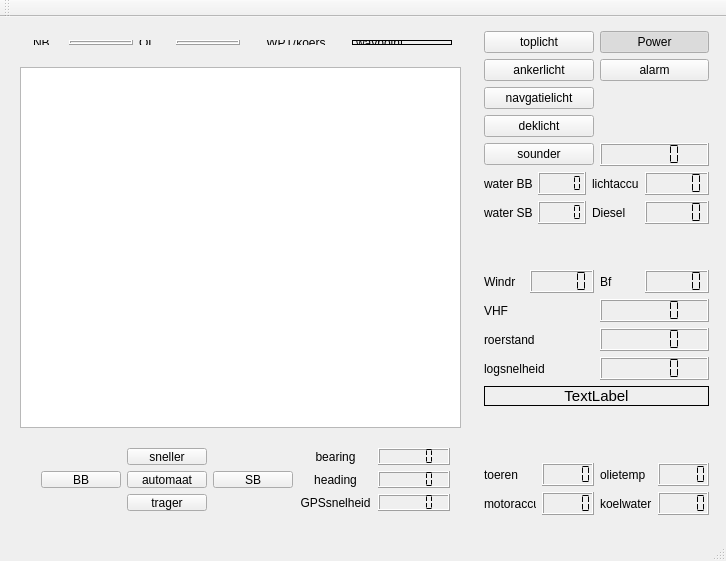
<?xml version="1.0" encoding="UTF-8"?>
<ui version="4.0">
 <class>MainWindow</class>
 <widget class="QMainWindow" name="MainWindow">
  <property name="geometry">
   <rect>
    <x>0</x>
    <y>0</y>
    <width>726</width>
    <height>561</height>
   </rect>
  </property>
  <property name="windowTitle">
   <string>MainWindow</string>
  </property>
  <widget class="QWidget" name="centralWidget">
   <widget class="QWidget" name="layoutWidget">
    <property name="geometry">
     <rect>
      <x>30</x>
      <y>420</y>
      <width>431</width>
      <height>85</height>
     </rect>
    </property>
    <layout class="QGridLayout" name="gridLayout_19">
     <item row="0" column="0">
      <layout class="QGridLayout" name="gridLayout_14">
       <item row="0" column="1">
        <widget class="QPushButton" name="btn_sneller">
         <property name="text">
          <string>sneller</string>
         </property>
        </widget>
       </item>
       <item row="1" column="0">
        <widget class="QPushButton" name="btn_BB">
         <property name="text">
          <string>BB</string>
         </property>
        </widget>
       </item>
       <item row="1" column="1">
        <widget class="QPushButton" name="btn_automaat">
         <property name="text">
          <string>automaat</string>
         </property>
         <property name="checkable">
          <bool>true</bool>
         </property>
        </widget>
       </item>
       <item row="1" column="2">
        <widget class="QPushButton" name="btn_SB">
         <property name="text">
          <string>SB</string>
         </property>
        </widget>
       </item>
       <item row="2" column="1">
        <widget class="QPushButton" name="btn_trager">
         <property name="text">
          <string>trager</string>
         </property>
        </widget>
       </item>
      </layout>
     </item>
     <item row="0" column="1">
      <layout class="QGridLayout" name="gridLayout_13">
       <item row="0" column="0">
        <widget class="QLabel" name="label_16">
         <property name="text">
          <string>bearing</string>
         </property>
         <property name="alignment">
          <set>Qt::AlignCenter</set>
         </property>
        </widget>
       </item>
       <item row="0" column="1">
        <widget class="QLCDNumber" name="lcd_bearing">
         <property name="segmentStyle">
          <enum>QLCDNumber::Flat</enum>
         </property>
        </widget>
       </item>
       <item row="1" column="0">
        <widget class="QLabel" name="label_13">
         <property name="text">
          <string>heading</string>
         </property>
         <property name="alignment">
          <set>Qt::AlignCenter</set>
         </property>
        </widget>
       </item>
       <item row="1" column="1">
        <widget class="QLCDNumber" name="lcd_heading">
         <property name="segmentStyle">
          <enum>QLCDNumber::Flat</enum>
         </property>
        </widget>
       </item>
       <item row="2" column="0">
        <widget class="QLabel" name="label_18">
         <property name="text">
          <string>GPSsnelheid</string>
         </property>
         <property name="alignment">
          <set>Qt::AlignCenter</set>
         </property>
        </widget>
       </item>
       <item row="2" column="1">
        <widget class="QLCDNumber" name="lcd_GPSsnelheid">
         <property name="segmentStyle">
          <enum>QLCDNumber::Flat</enum>
         </property>
        </widget>
       </item>
      </layout>
     </item>
    </layout>
   </widget>
   <widget class="QWidget" name="layoutWidget">
    <property name="geometry">
     <rect>
      <x>473</x>
      <y>3</y>
      <width>247</width>
      <height>506</height>
     </rect>
    </property>
    <layout class="QGridLayout" name="gridLayout_12">
     <item row="0" column="0">
      <layout class="QGridLayout" name="gridLayout_4">
       <item row="0" column="0">
        <layout class="QGridLayout" name="gridLayout">
         <item row="4" column="0">
          <widget class="QPushButton" name="btn_sounder">
           <property name="text">
            <string>sounder</string>
           </property>
           <property name="checkable">
            <bool>true</bool>
           </property>
           <property name="checked">
            <bool>false</bool>
           </property>
          </widget>
         </item>
         <item row="1" column="0">
          <widget class="QPushButton" name="btn_ankerlicht">
           <property name="text">
            <string>ankerlicht</string>
           </property>
           <property name="checkable">
            <bool>true</bool>
           </property>
          </widget>
         </item>
         <item row="2" column="0">
          <widget class="QPushButton" name="btn_navigatielicht">
           <property name="text">
            <string>navgatielicht</string>
           </property>
           <property name="checkable">
            <bool>true</bool>
           </property>
          </widget>
         </item>
         <item row="3" column="0">
          <widget class="QPushButton" name="btn_deklicht">
           <property name="text">
            <string>deklicht</string>
           </property>
           <property name="checkable">
            <bool>true</bool>
           </property>
          </widget>
         </item>
         <item row="1" column="1">
          <widget class="QPushButton" name="btn_alarm">
           <property name="text">
            <string>alarm</string>
           </property>
          </widget>
         </item>
         <item row="4" column="1">
          <widget class="QLCDNumber" name="lcdNumber">
           <property name="segmentStyle">
            <enum>QLCDNumber::Flat</enum>
           </property>
          </widget>
         </item>
         <item row="0" column="1">
          <widget class="QPushButton" name="btn_aan_uit">
           <property name="text">
            <string>Power</string>
           </property>
           <property name="checkable">
            <bool>true</bool>
           </property>
           <property name="checked">
            <bool>true</bool>
           </property>
          </widget>
         </item>
         <item row="0" column="0">
          <widget class="QPushButton" name="btn_toplicht">
           <property name="focusPolicy">
            <enum>Qt::StrongFocus</enum>
           </property>
           <property name="text">
            <string>toplicht</string>
           </property>
           <property name="checkable">
            <bool>true</bool>
           </property>
          </widget>
         </item>
        </layout>
       </item>
       <item row="1" column="0">
        <layout class="QGridLayout" name="gridLayout_3">
         <item row="0" column="0" rowspan="2">
          <layout class="QGridLayout" name="gridLayout_2">
           <item row="0" column="0">
            <widget class="QLabel" name="label">
             <property name="text">
              <string>water BB</string>
             </property>
            </widget>
           </item>
           <item row="0" column="1">
            <widget class="QLCDNumber" name="lcd_waterBB">
             <property name="font">
              <font>
               <pointsize>8</pointsize>
               <weight>50</weight>
               <bold>false</bold>
              </font>
             </property>
             <property name="segmentStyle">
              <enum>QLCDNumber::Flat</enum>
             </property>
            </widget>
           </item>
           <item row="1" column="0">
            <widget class="QLabel" name="label_2">
             <property name="text">
              <string>water SB</string>
             </property>
            </widget>
           </item>
           <item row="1" column="1">
            <widget class="QLCDNumber" name="lcd_waterSB">
             <property name="segmentStyle">
              <enum>QLCDNumber::Flat</enum>
             </property>
            </widget>
           </item>
          </layout>
         </item>
         <item row="1" column="1">
          <widget class="QLabel" name="label_4">
           <property name="text">
            <string>Diesel</string>
           </property>
          </widget>
         </item>
         <item row="1" column="2" colspan="2">
          <widget class="QLCDNumber" name="lcd_diesel">
           <property name="segmentStyle">
            <enum>QLCDNumber::Flat</enum>
           </property>
          </widget>
         </item>
         <item row="0" column="1">
          <widget class="QLabel" name="label_3">
           <property name="text">
            <string>lichtaccu</string>
           </property>
          </widget>
         </item>
         <item row="0" column="2" colspan="2">
          <widget class="QLCDNumber" name="lcd_lichtaccu">
           <property name="smallDecimalPoint">
            <bool>false</bool>
           </property>
           <property name="segmentStyle">
            <enum>QLCDNumber::Flat</enum>
           </property>
          </widget>
         </item>
        </layout>
       </item>
      </layout>
     </item>
     <item row="1" column="0">
      <layout class="QGridLayout" name="gridLayout_9">
       <item row="0" column="0">
        <spacer name="verticalSpacer">
         <property name="orientation">
          <enum>Qt::Vertical</enum>
         </property>
         <property name="sizeHint" stdset="0">
          <size>
           <width>20</width>
           <height>40</height>
          </size>
         </property>
        </spacer>
       </item>
       <item row="1" column="0">
        <layout class="QGridLayout" name="gridLayout_7">
         <item row="0" column="0">
          <layout class="QGridLayout" name="gridLayout_5">
           <item row="0" column="0">
            <widget class="QLabel" name="label_5">
             <property name="text">
              <string>Windr</string>
             </property>
            </widget>
           </item>
           <item row="0" column="1">
            <widget class="QLCDNumber" name="lcd_windrichting">
             <property name="font">
              <font>
               <weight>75</weight>
               <bold>true</bold>
              </font>
             </property>
             <property name="digitCount">
              <number>5</number>
             </property>
             <property name="segmentStyle">
              <enum>QLCDNumber::Flat</enum>
             </property>
            </widget>
           </item>
          </layout>
         </item>
         <item row="0" column="1">
          <layout class="QGridLayout" name="gridLayout_6">
           <item row="0" column="0">
            <widget class="QLabel" name="label_6">
             <property name="text">
              <string>Bf</string>
             </property>
            </widget>
           </item>
           <item row="0" column="1">
            <widget class="QLCDNumber" name="lcd_windsterkte">
             <property name="segmentStyle">
              <enum>QLCDNumber::Flat</enum>
             </property>
            </widget>
           </item>
          </layout>
         </item>
        </layout>
       </item>
       <item row="2" column="0">
        <layout class="QGridLayout" name="gridLayout_8">
         <item row="2" column="0">
          <widget class="QLabel" name="label_9">
           <property name="text">
            <string>logsnelheid</string>
           </property>
          </widget>
         </item>
         <item row="2" column="1">
          <widget class="QLCDNumber" name="lcd_logsnelheid">
           <property name="segmentStyle">
            <enum>QLCDNumber::Flat</enum>
           </property>
          </widget>
         </item>
         <item row="1" column="1">
          <widget class="QLCDNumber" name="lcd_roerstand">
           <property name="segmentStyle">
            <enum>QLCDNumber::Flat</enum>
           </property>
          </widget>
         </item>
         <item row="0" column="1">
          <widget class="QLCDNumber" name="lcd_VHF">
           <property name="segmentStyle">
            <enum>QLCDNumber::Flat</enum>
           </property>
          </widget>
         </item>
         <item row="1" column="0">
          <widget class="QLabel" name="label_8">
           <property name="text">
            <string>roerstand</string>
           </property>
          </widget>
         </item>
         <item row="0" column="0">
          <widget class="QLabel" name="label_7">
           <property name="text">
            <string>VHF</string>
           </property>
          </widget>
         </item>
        </layout>
       </item>
      </layout>
     </item>
     <item row="3" column="0">
      <spacer name="verticalSpacer_2">
       <property name="orientation">
        <enum>Qt::Vertical</enum>
       </property>
       <property name="sizeHint" stdset="0">
        <size>
         <width>20</width>
         <height>40</height>
        </size>
       </property>
      </spacer>
     </item>
     <item row="4" column="0">
      <layout class="QGridLayout" name="gridLayout_11">
       <item row="0" column="2">
        <widget class="QLabel" name="label_11">
         <property name="text">
          <string>olietemp</string>
         </property>
        </widget>
       </item>
       <item row="0" column="0">
        <widget class="QLabel" name="label_14">
         <property name="text">
          <string>toeren</string>
         </property>
        </widget>
       </item>
       <item row="0" column="1">
        <widget class="QLCDNumber" name="lcd_toeren">
         <property name="segmentStyle">
          <enum>QLCDNumber::Flat</enum>
         </property>
        </widget>
       </item>
       <item row="1" column="2">
        <widget class="QLabel" name="label_12">
         <property name="text">
          <string>koelwater</string>
         </property>
        </widget>
       </item>
       <item row="1" column="1">
        <widget class="QLCDNumber" name="lcd_motoraccu">
         <property name="segmentStyle">
          <enum>QLCDNumber::Flat</enum>
         </property>
        </widget>
       </item>
       <item row="0" column="3">
        <widget class="QLCDNumber" name="lcd_olietemperatuur">
         <property name="segmentStyle">
          <enum>QLCDNumber::Flat</enum>
         </property>
        </widget>
       </item>
       <item row="1" column="0">
        <widget class="QLabel" name="label_15">
         <property name="text">
          <string>motoraccu</string>
         </property>
        </widget>
       </item>
       <item row="1" column="3">
        <widget class="QLCDNumber" name="lcd_koelwater">
         <property name="segmentStyle">
          <enum>QLCDNumber::Flat</enum>
         </property>
        </widget>
       </item>
      </layout>
     </item>
     <item row="2" column="0">
      <widget class="QLabel" name="klok">
       <property name="font">
        <font>
         <pointsize>11</pointsize>
         <weight>50</weight>
         <italic>false</italic>
         <bold>false</bold>
        </font>
       </property>
       <property name="frameShape">
        <enum>QFrame::Box</enum>
       </property>
       <property name="text">
        <string>TextLabel</string>
       </property>
       <property name="alignment">
        <set>Qt::AlignCenter</set>
       </property>
      </widget>
     </item>
    </layout>
   </widget>
   <widget class="QWidget" name="layoutWidget">
    <property name="geometry">
     <rect>
      <x>22</x>
      <y>12</y>
      <width>441</width>
      <height>27</height>
     </rect>
    </property>
    <layout class="QGridLayout" name="gridLayout_10">
     <item row="0" column="0">
      <layout class="QGridLayout" name="gridLayout_15">
       <item row="0" column="0">
        <widget class="QLabel" name="label_20">
         <property name="text">
          <string>NB</string>
         </property>
        </widget>
       </item>
       <item row="0" column="1">
        <widget class="QLCDNumber" name="lcd_NB">
         <property name="segmentStyle">
          <enum>QLCDNumber::Flat</enum>
         </property>
        </widget>
       </item>
      </layout>
     </item>
     <item row="0" column="1">
      <layout class="QGridLayout" name="gridLayout_16">
       <item row="0" column="0">
        <widget class="QLabel" name="label_21">
         <property name="text">
          <string>OL</string>
         </property>
        </widget>
       </item>
       <item row="0" column="1">
        <widget class="QLCDNumber" name="lcd_OL">
         <property name="segmentStyle">
          <enum>QLCDNumber::Flat</enum>
         </property>
        </widget>
       </item>
      </layout>
     </item>
     <item row="0" column="2">
      <widget class="QLabel" name="label_10">
       <property name="layoutDirection">
        <enum>Qt::LeftToRight</enum>
       </property>
       <property name="text">
        <string>WPT/koers</string>
       </property>
       <property name="alignment">
        <set>Qt::AlignCenter</set>
       </property>
      </widget>
     </item>
     <item row="0" column="3">
      <widget class="QLabel" name="lblDoel">
       <property name="frameShape">
        <enum>QFrame::Box</enum>
       </property>
       <property name="text">
        <string>waypoint</string>
       </property>
      </widget>
     </item>
    </layout>
   </widget>
   <widget class="QGraphicsView" name="graphicsView">
    <property name="geometry">
     <rect>
      <x>20</x>
      <y>50</y>
      <width>441</width>
      <height>361</height>
     </rect>
    </property>
   </widget>
  </widget>
  <widget class="QMenuBar" name="menuBar">
   <property name="geometry">
    <rect>
     <x>0</x>
     <y>0</y>
     <width>726</width>
     <height>21</height>
    </rect>
   </property>
  </widget>
  <widget class="QToolBar" name="mainToolBar">
   <attribute name="toolBarArea">
    <enum>TopToolBarArea</enum>
   </attribute>
   <attribute name="toolBarBreak">
    <bool>false</bool>
   </attribute>
  </widget>
  <widget class="QStatusBar" name="statusBar"/>
 </widget>
 <layoutdefault spacing="6" margin="11"/>
 <resources/>
 <connections/>
</ui>
